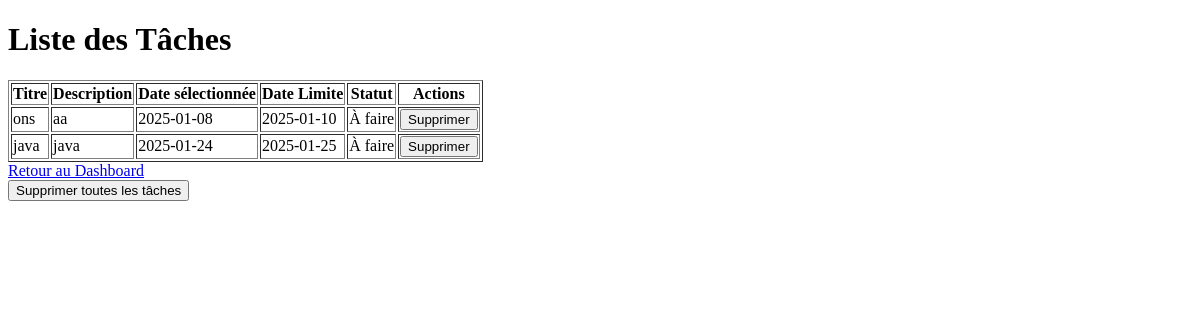
Page /listeTaches (signed in) on the earlier database version.
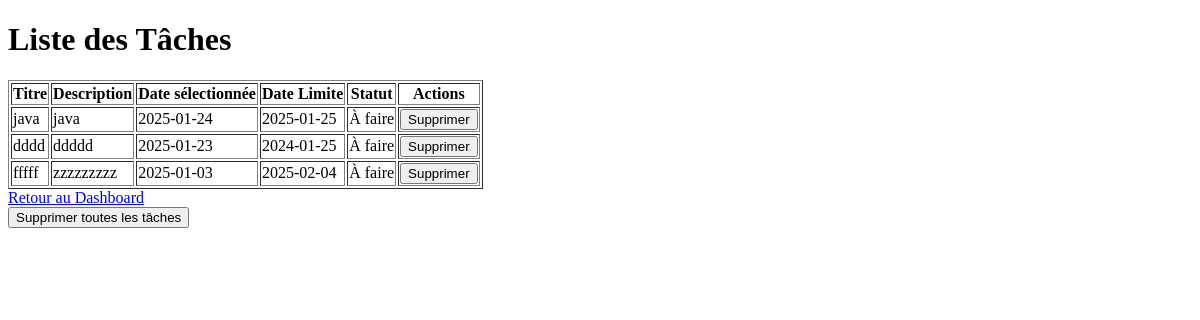
Same page on the later database version.
### tables this page shows
CREATE TABLE taches (
    idTache INTEGER PRIMARY KEY AUTOINCREMENT,
    idUtilisateur INTEGER,
    titre TEXT,
    description TEXT,
    deadline DATE,
    statut TEXT,
    selectedday DATE,
    FOREIGN KEY (idUtilisateur) REFERENCES utilisateurs(idUtilisateur)
);

### app.py (the view)
@app.route("/listeTaches")
def liste_taches():
    if "utilisateur_id" not in session:
        return redirect("/login")
    utilisateur_id = session["utilisateur_id"]
    conn = get_db_connection()
    taches = conn.execute(
        "SELECT * FROM taches WHERE idUtilisateur = ?",
        (utilisateur_id,)
    ).fetchall()
    conn.close()
    return render_template("liste_taches.html", taches=taches)

### app.py (called while the page is built)
def get_db_connection():
    conn = sqlite3.connect("carnet_contactsN.db")
    conn.row_factory = sqlite3.Row
    return conn

### templates/liste_taches.html (shortened to what this page needs)
<!DOCTYPE html>
<html lang="fr">
<head>
</head>
<body>
    <h1>Liste des Tâches</h1>
    <table border="1">
        <thead>
            <tr>
                <th>Titre</th>
                <th>Description</th>
                <th>Date sélectionnée</th>
                <th>Date Limite</th>
                <th>Statut</th>
                <th>Actions</th>
            </tr>
        </thead>
        <tbody>
            {% for tache in taches %}
                <tr>
                    <td>{{ tache['titre'] }}</td>
                    <td>{{ tache['description'] }}</td>
                    <td>{{ tache['selectedday'] }}</td>
                    <td>{{ tache['deadline'] }}</td>
                    <td>{{ tache['statut'] }}</td>
                    <td>
                        <form method="POST" action="/supprimer_tache">
                            <button type="submit">Supprimer</button>
                        </form>
                    </td>
                </tr>
            {% endfor %}
        </tbody>
    </table>
    <a href="/dashboard">Retour au Dashboard</a>
    <form method="POST" action="/supprimer_toutes_taches">
        <button type="submit">Supprimer toutes les tâches</button>
    </form>
</body>
</html>

Differences in the rows shown:
removed taches: titre "ons", description "aa", selectedday "2025-01-08", deadline "2025-01-10", statut "À faire"
added taches: titre "dddd", description "ddddd", selectedday "2025-01-23", deadline "2024-01-25", statut "À faire"
added taches: titre "fffff", description "zzzzzzzzz", selectedday "2025-01-03", deadline "2025-02-04", statut "À faire"
